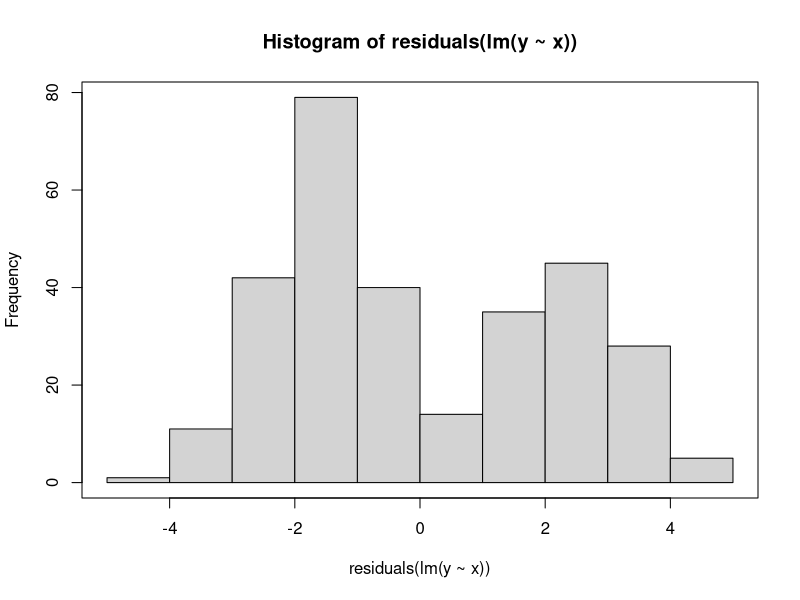
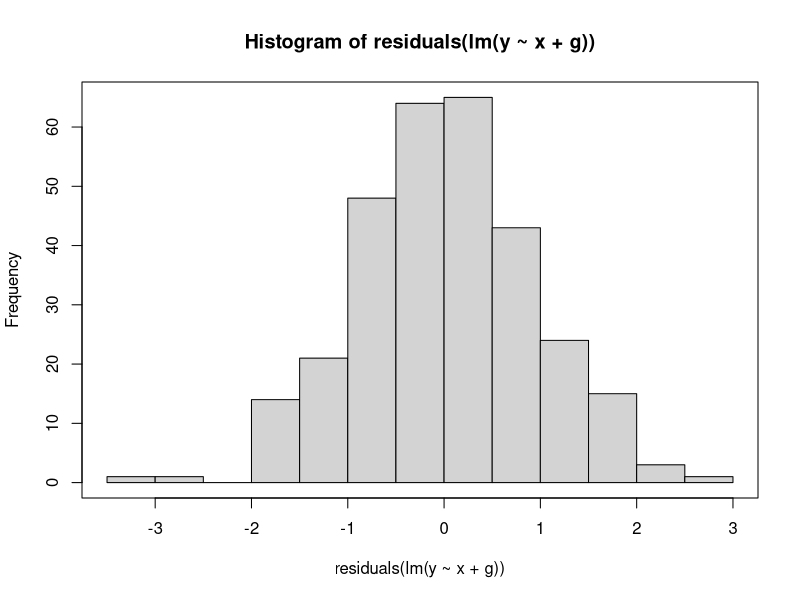
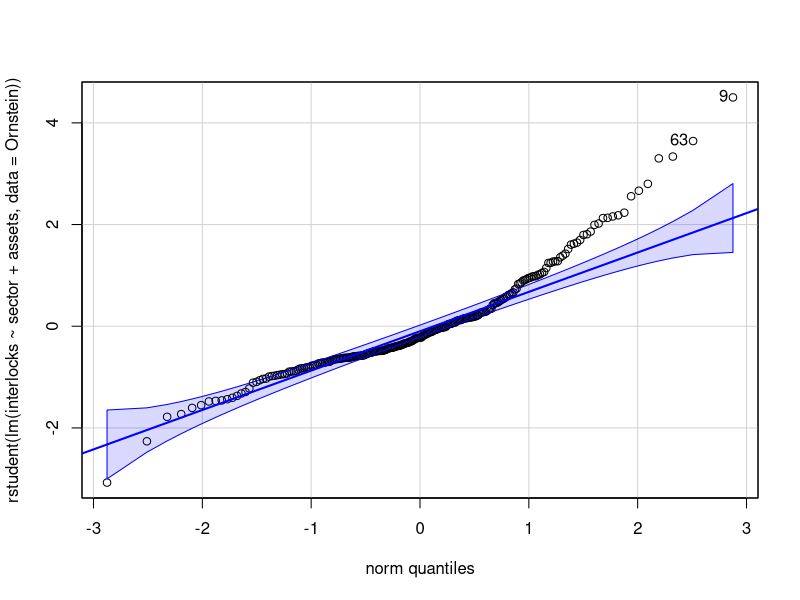
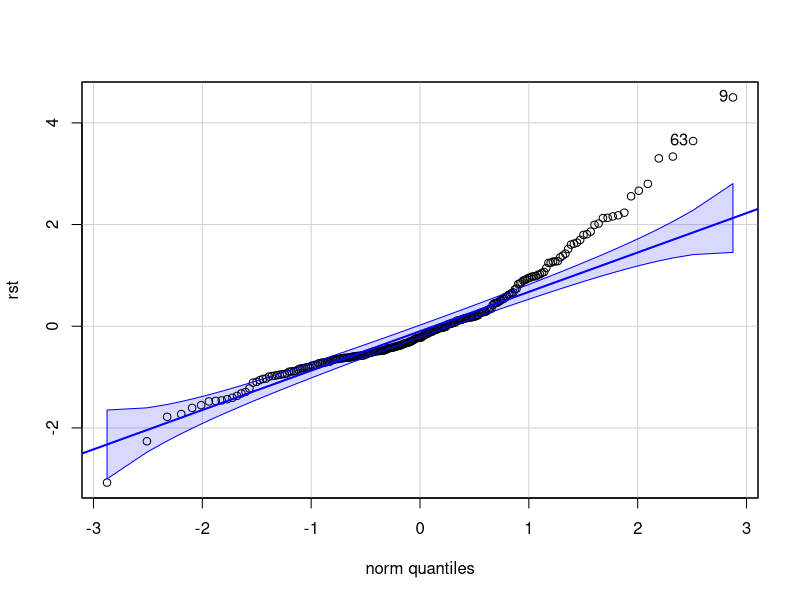
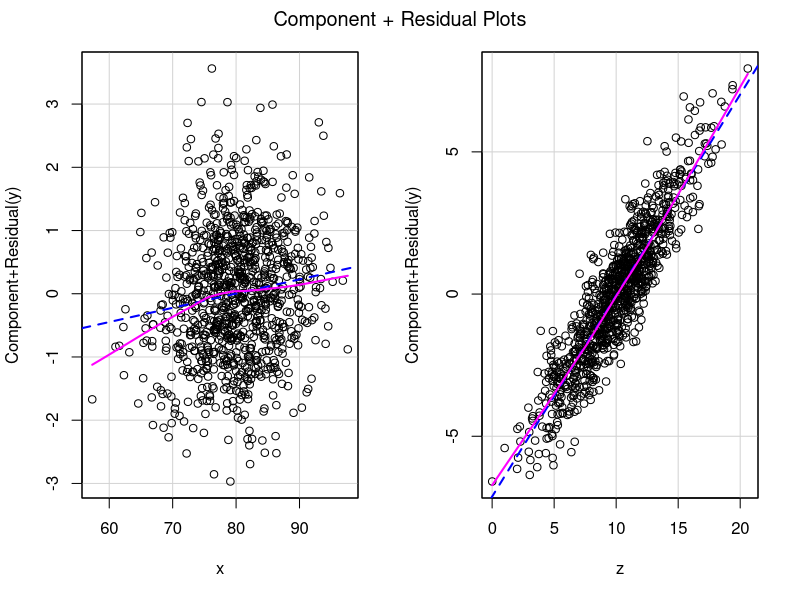

Reproduce these figures in R, in order. (Note: this script raises an error after producing the figures.)
library(car)

## leverage
Prestige10 <- Prestige[1:10,]
m <- lm(prestige ~ income + women, data = Prestige10)
hatvalues(m)

## demonstrate the calculation of hatvalues
X <- model.matrix(m)
H <- X %*% solve(crossprod(X)) %*% t(X)
H <- X %*% solve( t(X) %*% X ) %*% t(X)

all.equal(diag(H), hatvalues(m))

hvs <- apply(H, 1, function(x) sum(x^2))
all.equal(hvs, hatvalues(m))

all.equal( mean(hatvalues(m)), m$rank / (m$df.residual + m$rank) )

hatvalues(m)

## multimodal residuals and potential causes (e.g. missing categorical variable)
x <- rnorm(n = 300, mean = 50, sd = 5)
g <- rbinom(n = 300, prob = 0.4, size = 1)
z <- rnorm(n = 300, mean = 30, sd = 8)
y <- 2 + 0.7 * x + 4 * g + rnorm(n=300)
hist( residuals(lm(y ~ x)) )
box()
hist(residuals(lm(y ~ x + g)))
box()

## normal distribution of residuals
qqPlot( rstudent( lm(interlocks ~ sector + assets, data = Ornstein) ) )

m1 <-  lm(interlocks ~ sector + assets, data = Ornstein)
rst <- rstudent(m1)
qqPlot(rst)

set.seed(5000)
x <- rnorm(n = 1000, mean = 80, sd=6)
z <- rnorm(n = 1000, mean = 10, sd=3)
y <- 2 + 3 * log10(x) + 0.7 * z + rnorm(n = 1000)
# x <- x - 70 ; y <- 2 + 3*x+5*x^2+0.7*z + rnorm(n=1000)
m <- lm(y~x+z)

crPlots(m)
crPlot(m, "income")

avPlots(m)
avPlot(m, "income")

plot(m)

# Non-Constant Error Variance / heteroskedasticity
ncvTest(m)
library(lmtest)
bptest(m)
## robust SE
coeftest(m, vcov=hccm)
coeftest(m, vcov=hccm(m))

## test lack of fit/linearity
Vocab <- subset(Vocab, year==1989)
m1 <- lm(vocabulary ~ education, data=Vocab)
m2 <- lm(vocabulary ~ factor(education), data=Vocab)
Anova(m1)
Anova(m2)
anova(m1,m2)

vif(m)
